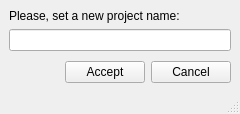
<?xml version="1.0" encoding="UTF-8"?>
<ui version="4.0">
 <class>dlg_main_renameproj</class>
 <widget class="QMainWindow" name="dlg_main_renameproj">
  <property name="geometry">
   <rect>
    <x>0</x>
    <y>0</y>
    <width>240</width>
    <height>114</height>
   </rect>
  </property>
  <property name="windowTitle">
   <string>Rename</string>
  </property>
  <property name="accessibleName">
   <string/>
  </property>
  <widget class="QWidget" name="centralwidget">
   <layout class="QGridLayout" name="gridLayout_2">
    <item row="0" column="0" colspan="3">
     <layout class="QVBoxLayout" name="verticalLayout">
      <item>
       <widget class="QLabel" name="lbl_rename_copy">
        <property name="text">
         <string>Please, set a new project name:</string>
        </property>
       </widget>
      </item>
      <item>
       <widget class="QLineEdit" name="schema_rename_copy"/>
      </item>
      <item>
       <spacer name="verticalSpacer">
        <property name="orientation">
         <enum>Qt::Vertical</enum>
        </property>
        <property name="sizeHint" stdset="0">
         <size>
          <width>20</width>
          <height>40</height>
         </size>
        </property>
       </spacer>
      </item>
     </layout>
    </item>
    <item row="1" column="1">
     <widget class="QPushButton" name="btn_accept">
      <property name="text">
       <string>Accept</string>
      </property>
     </widget>
    </item>
    <item row="1" column="2">
     <widget class="QPushButton" name="btn_cancel">
      <property name="text">
       <string>Cancel</string>
      </property>
     </widget>
    </item>
    <item row="1" column="0">
     <spacer name="horizontalSpacer">
      <property name="orientation">
       <enum>Qt::Horizontal</enum>
      </property>
      <property name="sizeHint" stdset="0">
       <size>
        <width>40</width>
        <height>20</height>
       </size>
      </property>
     </spacer>
    </item>
   </layout>
  </widget>
  <widget class="QStatusBar" name="statusbar"/>
  <action name="actionCreate_Sample">
   <property name="text">
    <string>Create Sample</string>
   </property>
  </action>
  <action name="actionCreate_Sample_Dev">
   <property name="text">
    <string>Create Sample Dev</string>
   </property>
  </action>
 </widget>
 <resources/>
 <connections/>
</ui>
